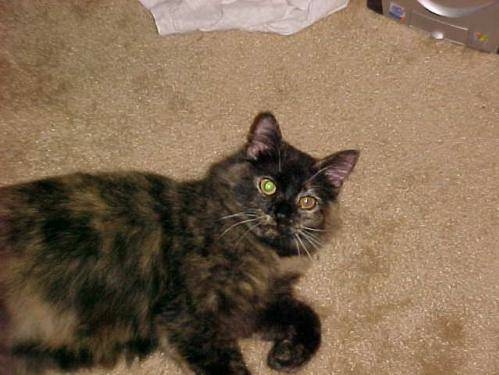
#> input picture 2025-2/IA/IA Gato e Cachorro/data/raw/test_set/test_set/cats/cat.4004.jpg, 499 x 375 px
$ python -i feature_extractor.py   (imports and definitions only)
#> lines starting #> are read from the running program, lines starting #| are printed output that depends on the picture
"""
Módulo de extração de features para imagens
Inclui:
- Histogramas de cor RGB (bins=16 por canal)
- HOG (Histogram of Oriented Gradients) usando skimage
"""

from __future__ import annotations

import cv2
import numpy as np
from skimage.feature import hog, local_binary_pattern

__all__ = [
    "extract_color_histogram",
    "extract_hog",
    "extract_features",
]


def extract_color_histogram(image: np.ndarray, bins: int = 16) -> np.ndarray:
    """Extrai histogramas RGB concatenados."""
    # image deve estar em escala 0-1 ou 0-255, não importa para histograma normalizado
    hist_features = []
    for channel in range(3):
        hist = cv2.calcHist([image.astype(np.uint8)], [channel], None, [bins], [0, 256])
        hist = cv2.normalize(hist, hist).flatten()
        hist_features.extend(hist)
    return np.array(hist_features, dtype=np.float32)


def extract_hog(image: np.ndarray, pixels_per_cell: tuple[int, int] = (8, 8), cells_per_block: tuple[int, int] = (2, 2)) -> np.ndarray:
    """Extrai descritor HOG com parâmetros ajustados."""
    gray = cv2.cvtColor((image * 255).astype(np.uint8), cv2.COLOR_RGB2GRAY)
    hog_features = hog(
        gray,
        pixels_per_cell=(4, 4),
        cells_per_block=(3, 3),
        orientations=12,
        block_norm="L2-Hys",
        visualize=False,
        feature_vector=True,
    )
    return hog_features.astype(np.float32)


def extract_hsv_histogram(image: np.ndarray, bins: int = 16) -> np.ndarray:
    """Histograma concatenado de HSV."""
    hsv = cv2.cvtColor(image.astype(np.uint8), cv2.COLOR_RGB2HSV)
    hist_features = []
    for channel in range(3):
        hist = cv2.calcHist([hsv], [channel], None, [bins], [0, 256])
        hist = cv2.normalize(hist, hist).flatten()
        hist_features.extend(hist)
    return np.array(hist_features, dtype=np.float32)


def extract_lbp(image: np.ndarray, P: int = 8, R: int = 1) -> np.ndarray:
    """Local Binary Pattern do canal de luminosidade."""
    gray = cv2.cvtColor((image * 255).astype(np.uint8), cv2.COLOR_RGB2GRAY)
    lbp = local_binary_pattern(gray, P, R, method="uniform")
    # Histograma LBP
    (hist, _) = np.histogram(lbp.ravel(), bins=np.arange(0, P + 3), range=(0, P + 2))
    hist = hist.astype("float")
    hist /= (hist.sum() + 1e-6)
    return hist

def extract_features(image: np.ndarray) -> np.ndarray:
    """Extrai e concatena todas as features disponíveis."""
    color = extract_color_histogram((image * 255).astype(np.uint8))
    hsv = extract_hsv_histogram((image * 255).astype(np.uint8))
    hog_feat = extract_hog(image)
    lbp_feat = extract_lbp(image)
    return np.concatenate([color, hsv, hog_feat, lbp_feat])

>>> import cv2
>>> picture = cv2.cvtColor(cv2.imread('../data/raw/test_set/test_set/cats/cat.4004.jpg'), cv2.COLOR_BGR2RGB)
>>> result = extract_features(picture)
#> after the loop in extract_color_histogram, `for channel in range(3):`: hist_features = 48 values, max 0.729 at index 5, min 0.000585 at index 33, mean 0.171
#> in extract_features, `color = extract_color_histogram((image * 255).astype(np.uint8))`: color has the same summary as hist_features in extract_color_histogram
#> in extract_hsv_histogram, `hsv = cv2.cvtColor(image.astype(np.uint8), cv2.COLOR_RGB2HSV)`: hsv: shape (375, 499, 3); mean H, S, V 106.2, 76.3, 175.2
#> after the loop in extract_hsv_histogram, `for channel in range(3):`: hist_features = 48 values, max 0.992 at index 6, min 0 at index 12, mean 0.131
#> in extract_features, `hsv = extract_hsv_histogram((image * 255).astype(np.uint8))`: hsv has the same summary as hist_features in extract_hsv_histogram
#> in extract_hog, `gray = cv2.cvtColor((image * 255).astype(np.uint8), cv2.COLOR_RGB2GRAY)`:
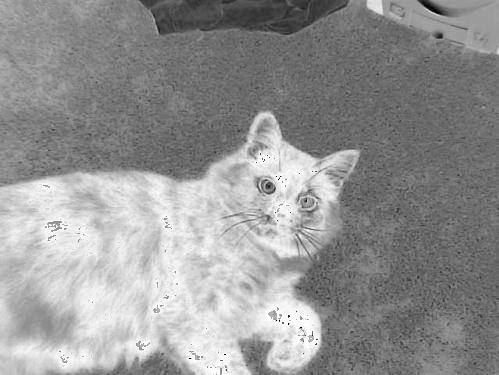
#> gray: shape (375, 499); min 0, max 255, mean 147.5
#> in extract_lbp, `lbp = local_binary_pattern(gray, P, R, method="uniform")`:
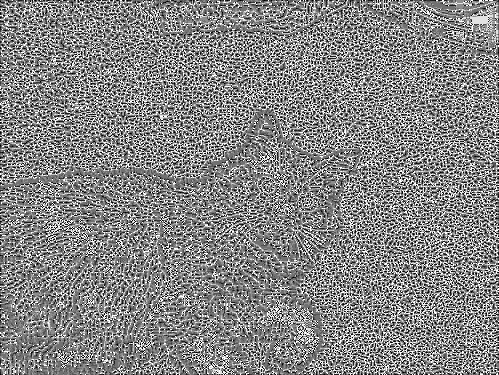
#> lbp: shape (375, 499) float64; min 0, max 9, mean 4.72; drawn with min black and max white
#> in extract_lbp, `(hist, _) = np.histogram(lbp.ravel(), bins=np.arange(0, P + 3), range=..`: hist = [9099, 15276, 12350, 23032, 32545, 28722, 17756, 14546, 12493, 21306]
#> in extract_lbp, `hist /= (hist.sum() + 1e-6)`: hist = [0.0486, 0.0816, 0.066, 0.123, 0.174, 0.153, 0.0949, 0.0777, 0.0668, 0.114]
#> in extract_features, `lbp_feat = extract_lbp(image)`: lbp_feat has the same summary as hist in extract_lbp

$ run again, on 2025-2/IA/IA Gato e Cachorro/data/raw/test_set/test_set/cats/cat.4007.jpg
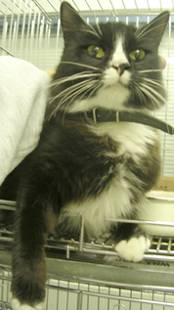
#> input picture 2025-2/IA/IA Gato e Cachorro/data/raw/test_set/test_set/cats/cat.4007.jpg, 174 x 310 px
#> after the loop in extract_color_histogram, `for channel in range(3):`: hist_features = 48 values, max 0.407 at index 45, min 0.000783 at index 31, mean 0.237
#> color has the same summary as hist_features in extract_color_histogram
#> after the loop in extract_hsv_histogram, `for channel in range(3):`: hist_features = 48 values, max 0.999 at index 7, min 0 at index 12, mean 0.165
#> in extract_features, `hsv = extract_hsv_histogram((image * 255).astype(np.uint8))`: hsv has the same summary as hist_features in extract_hsv_histogram
#> in extract_hog, `gray = cv2.cvtColor((image * 255).astype(np.uint8), cv2.COLOR_RGB2GRAY)`:
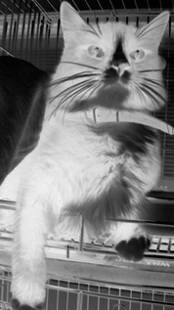
#> gray: shape (310, 174); min 1, max 244, mean 123.2
#> in extract_lbp, `lbp = local_binary_pattern(gray, P, R, method="uniform")`:
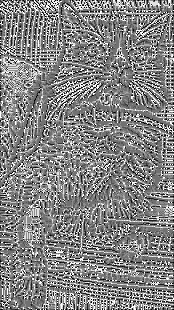
#> lbp: shape (310, 174) float64; min 0, max 9, mean 4.66; drawn with min black and max white
#> in extract_lbp, `(hist, _) = np.histogram(lbp.ravel(), bins=np.arange(0, P + 3), range=..`: hist = [1896, 3729, 2541, 6413, 14394, 8962, 3871, 3860, 3615, 4659]
#> in extract_lbp, `hist /= (hist.sum() + 1e-6)`: hist = [0.0352, 0.0691, 0.0471, 0.119, 0.267, 0.166, 0.0718, 0.0716, 0.067, 0.0864]
#> lbp_feat has the same summary as hist in extract_lbp

$ run again, on 2025-2/IA/IA Gato e Cachorro/data/raw/test_set/test_set/cats/cat.4008.jpg
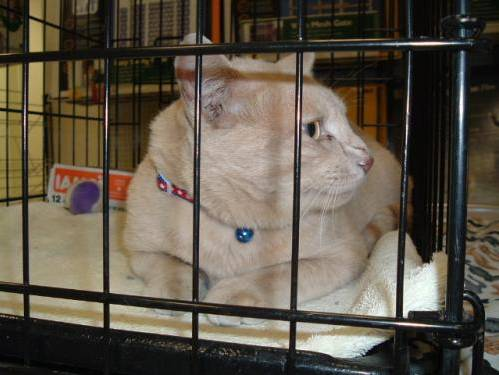
#> input picture 2025-2/IA/IA Gato e Cachorro/data/raw/test_set/test_set/cats/cat.4008.jpg, 499 x 375 px
#> after the loop in extract_color_histogram, `for channel in range(3):`: hist_features = 48 values, max 0.606 at index 47, min 0.00473 at index 0, mean 0.196
#> color has the same summary as hist_features in extract_color_histogram
#> after the loop in extract_hsv_histogram, `for channel in range(3):`: hist_features = 48 values, max 0.91 at index 6, min 0 at index 12, mean 0.145
#> in extract_features, `hsv = extract_hsv_histogram((image * 255).astype(np.uint8))`: hsv has the same summary as hist_features in extract_hsv_histogram
#> in extract_hog, `gray = cv2.cvtColor((image * 255).astype(np.uint8), cv2.COLOR_RGB2GRAY)`:
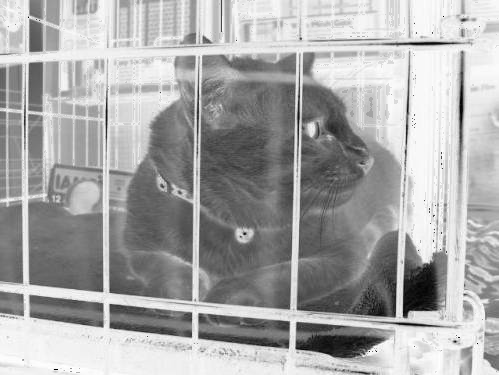
#> gray: shape (375, 499); min 0, max 255, mean 168.2
#> in extract_lbp, `lbp = local_binary_pattern(gray, P, R, method="uniform")`:
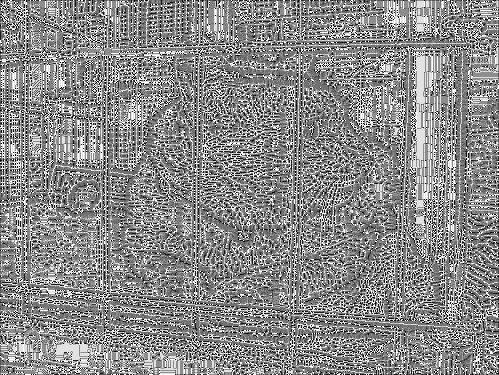
#> lbp: shape (375, 499) float64; min 0, max 9, mean 4.88; drawn with min black and max white
#> in extract_lbp, `(hist, _) = np.histogram(lbp.ravel(), bins=np.arange(0, P + 3), range=..`: hist = [6116, 14369, 7267, 19514, 41119, 34957, 13820, 14947, 16238, 18778]
#> in extract_lbp, `hist /= (hist.sum() + 1e-6)`: hist = [0.0327, 0.0768, 0.0388, 0.104, 0.22, 0.187, 0.0739, 0.0799, 0.0868, 0.1]
#> lbp_feat has the same summary as hist in extract_lbp

$ run again, on 2025-2/IA/IA Gato e Cachorro/data/raw/test_set/test_set/cats/cat.4017.jpg
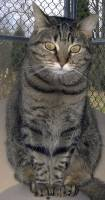
#> input picture 2025-2/IA/IA Gato e Cachorro/data/raw/test_set/test_set/cats/cat.4017.jpg, 105 x 200 px
#> after the loop in extract_color_histogram, `for channel in range(3):`: hist_features = 48 values, max 0.624 at index 43, min 0.00999 at index 15, mean 0.172
#> color has the same summary as hist_features in extract_color_histogram
#> after the loop in extract_hsv_histogram, `for channel in range(3):`: hist_features = 48 values, max 0.893 at index 6, min 0 at index 12, mean 0.126
#> in extract_features, `hsv = extract_hsv_histogram((image * 255).astype(np.uint8))`: hsv has the same summary as hist_features in extract_hsv_histogram
#> in extract_hog, `gray = cv2.cvtColor((image * 255).astype(np.uint8), cv2.COLOR_RGB2GRAY)`:
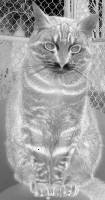
#> gray: shape (200, 105); min 1, max 253, mean 162.2
#> in extract_lbp, `lbp = local_binary_pattern(gray, P, R, method="uniform")`:
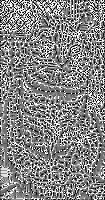
#> lbp: shape (200, 105) float64; min 0, max 9, mean 4.7; drawn with min black and max white
#> in extract_lbp, `(hist, _) = np.histogram(lbp.ravel(), bins=np.arange(0, P + 3), range=..`: hist = [1247, 1679, 1369, 2479, 3888, 2982, 1706, 1606, 1554, 2490]
#> in extract_lbp, `hist /= (hist.sum() + 1e-6)`: hist = [0.0594, 0.08, 0.0652, 0.118, 0.185, 0.142, 0.0812, 0.0765, 0.074, 0.119]
#> lbp_feat has the same summary as hist in extract_lbp
